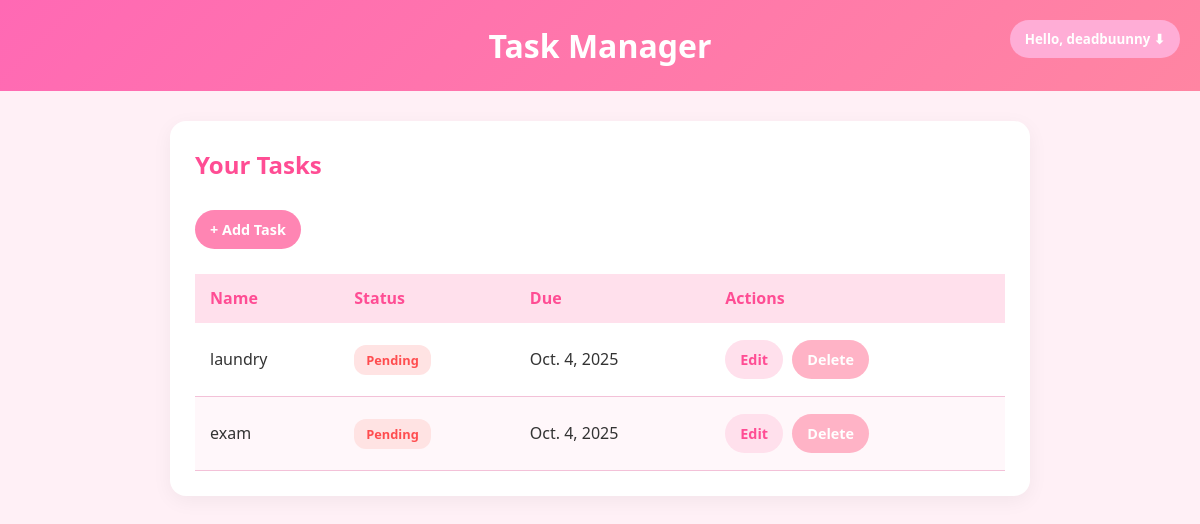
Screenshot of /home/ (signed in) with the database file from the repository.
### app/models.py (models this page shows)
class Task(models.Model):
    user = models.ForeignKey(User, on_delete=models.CASCADE, null=True, blank=True)
    name = models.CharField(max_length = 100)
    created_at = models.DateField(auto_now_add = True)
    due_date = models.DateField(null = True, blank = True)
    STATUS_CHOICES = [
        ("pending", "Pending"),
        ("in-progress", "In-Progress"),
        ("completed", "Completed"),
    ]
    status = models.CharField(
        max_length=20,
        choices=STATUS_CHOICES,
        default="pending"
    )

### app/views.py (the view)
# urls.py: path("home/", views.home, name="home"),
@login_required
def home(request):
    tasks = Task.objects.filter(user=request.user).order_by("-created_at")
    return render(request, "home.html", {"tasks": tasks})

### app/templates/home.html (shortened to what this page needs)
{% load static %}
<!DOCTYPE html>
<html lang="en">
<head>
    <link rel="stylesheet" href="{% static 'css/home.css' %}">
</head>
<body>
    <header class="header">
        <h1>Task Manager</h1>
        <div class="account-menu">
            <div class="dropdown">
                <button class="dropdown-btn">Hello, {{ request.user.username }} ⬇</button>
            </div>
        </div>
    </header>
    <main class="container">
        <section class="card">
            <h2>Your Tasks</h2>
            <a href="{% url 'task_add' %}" class="btn-primary">+ Add Task</a>
            {% if tasks %}
                <table class="task-table">
                    <thead>
                        <tr>
                            <th>Name</th>
                            <th>Status</th>
                            <th>Due</th>
                            <th>Actions</th>
                        </tr>
                    </thead>
                    <tbody>
                        {% for task in tasks %}
                            <tr>
                                <td data-label="Name">{{ task.name }}</td>
                                <td data-label="Status">
                                    {% if task.status == "pending" %}
                                        <span class="status status-pending">Pending</span>
                                    {% elif task.status == "in-progress" %}
                                        <span class="status status-inprogress">In Progress</span>
                                    {% elif task.status == "completed" %}
                                        <span class="status status-completed">Completed</span>
                                    {% endif %}
                                </td>
                                <td data-label="Due">{{ task.due_date|default:"-" }}</td>
                                <td data-label="Actions">
                                    <a href="{% url 'task_edit' task.id %}" class="btn">Edit</a>
                                    <a href="{% url 'task_delete' task.id %}" class="btn-danger">Delete</a>
                                </td>
                            </tr>
                        {% endfor %}
                    </tbody>
                </table>
            {% else %}
                <p class="empty">No tasks yet. 🎉</p>
            {% endif %}
        </section>
    </main>
</body>
</html>

### app/static/css/home.css (style rules this page uses)
* { margin: 0; padding: 0; box-sizing: border-box; font-family: "Segoe UI", Tahoma, Geneva, Verdana, sans-serif; }
body { background-color: #fff0f6; color: #333; line-height: 1.6; min-height: 100vh; padding: 0; }
.header { background: linear-gradient(135deg, #ff69b4, #ff85a2); color: white; padding: 20px; text-align: center; position: relative; }
.header h1 { font-size: 2rem; }
.account-menu { position: absolute; top: 20px; right: 20px; }
.dropdown { position: relative; display: inline-block; }
.dropdown-btn { background: #ffadd6; border: none; padding: 10px 15px; border-radius: 20px; cursor: pointer; font-weight: bold; color: #fff; }
.container { max-width: 900px; margin: 30px auto; padding: 0 20px; }
.card { background: white; padding: 25px; border-radius: 16px; box-shadow: 0 5px 20px rgba(0, 0, 0, 0.05); }
.card h2 { margin-bottom: 20px; color: #ff4d94; }
.btn-primary, .btn, .btn-danger { display: inline-block; padding: 8px 15px; border-radius: 20px; text-decoration: none; font-size: 0.9rem; font-weight: 600; margin: 5px 5px 5px 0; transition: background 0.3s ease; }
.btn-primary { background: #ff85b3; color: white; }
.btn { background-color: #ffe0ec; color: #ff4d94; }
.btn-danger { background-color: #ffb3c6; color: #fff; }
.task-table { width: 100%; border-collapse: collapse; margin-top: 20px; }
.task-table th, .task-table td { text-align: left; padding: 12px 15px; }
.task-table th { background-color: #ffe0ec; color: #ff4d94; }
.task-table tbody tr { border-bottom: 1px solid #f3c1d8; }
.task-table tbody tr:nth-child(even) { background-color: #fff7fa; }
.status { padding: 5px 12px; border-radius: 12px; font-size: 0.8rem; font-weight: 600; display: inline-block; text-align: center; }
.status-pending { background-color: #ffe3e3; color: #ff4d4f; }

### rows the page displays
Task: name "laundry", status "Pending", due_date "Oct. 4, 2025"
Task: name "exam", status "Pending", due_date "Oct. 4, 2025"

### other values shown
{{ request.user.username }} "deadbuunny"
